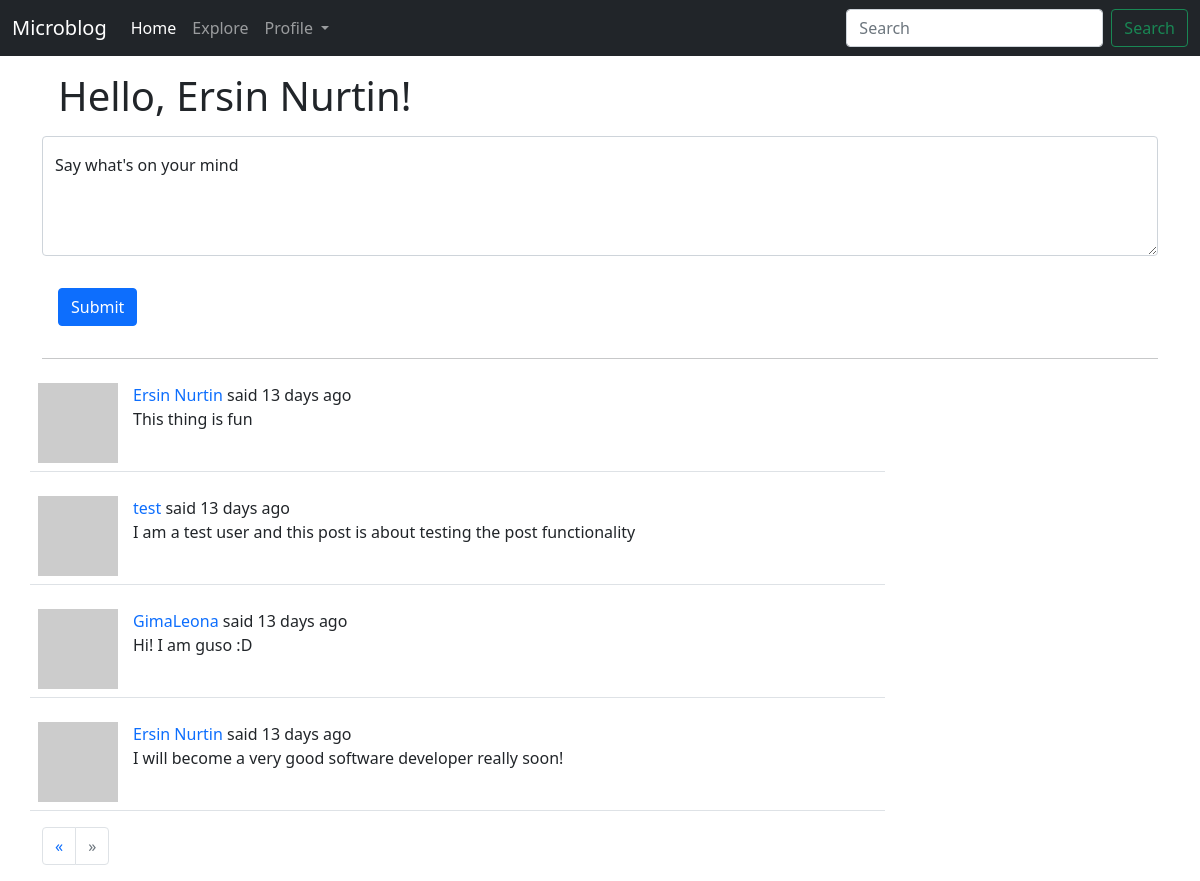
/home?page=2 (signed in), run on the app's committed database.
### app/models.py (models this page shows, shortened)
class User(UserMixin, db.Model):
	id = db.Column(db.Integer, primary_key=True)
	username = db.Column(db.String(64), index=True, unique=True)
	email = db.Column(db.String(120), index=True, unique=True)
	password_hash = db.Column(db.String(128))
	about_me = db.Column(db.String(140))
	last_seen = db.Column(db.DateTime, default=datetime.utcnow())
	posts = db.relationship('Post', backref='author', lazy='dynamic')
	followed = db.relationship(
		'User', secondary=followers,
		primaryjoin=(followers.c.follower_id == id),
		secondaryjoin=(followers.c.followed_id == id),
		backref=db.backref('followers', lazy='dynamic'), lazy='dynamic')
	def avatar(self, size):
		digest = md5(self.email.lower().encode('utf-8')).hexdigest()
		return f"https://www.gravatar.com/avatar/{digest}?d=identicon&s={size}"
	def followed_posts(self):
		followed = Post.query.join(followers, (followers.c.followed_id == Post.user_id)) \
			.filter(followers.c.follower_id == self.id)
		own = Post.query.filter_by(user_id=self.id)
		return followed.union(own).order_by(Post.timestamp.desc())

class SearchableMixin:
	@classmethod
	def before_commit(cls, session):
		session._changes = {
			'add': list(session.new),
			'update': list(session.dirty),
			'delete': list(session.deleted)
		}
	@classmethod
	def after_commit(cls, session):
		for obj in session._changes['add']:
			if isinstance(obj, SearchableMixin):
				add_to_index(obj.__tablename__, obj)
		for obj in session._changes['update']:
			if isinstance(obj, SearchableMixin):
				add_to_index(obj.__tablename__, obj)
		for obj in session._changes['delete']:
			if isinstance(obj, SearchableMixin):
				remove_from_index(obj.__tablename__, obj)
		session._changes = None

class Post(SearchableMixin, db.Model):
	__searchable__ = ['body']
	id = db.Column(db.Integer, primary_key=True)
	body = db.Column(db.String(140))
	timestamp = db.Column(db.DateTime, index=True, default=datetime.utcnow)
	user_id = db.Column(db.Integer, db.ForeignKey('user.id'))
	language = db.Column(db.String(5))

### app/main/routes.py (the view, shortened to what this page needs)
@bp.route('/', methods=['GET', 'POST'])
@bp.route('/home', methods=['GET', 'POST'])
@login_required
def index():
	form = PostForm()
	page = request.args.get('page', 1, type=int)
	posts = current_user.followed_posts().paginate(
		page=page, per_page=current_app.config['POSTS_PER_PAGE'], error_out=False)
	next_url = url_for('main.index', page=posts.next_num) if posts.has_next else None
	prev_url = url_for('main.index', page=posts.prev_num) if posts.has_prev else None
	return render_template('index.html', title='Home Page',
	                       posts=posts.items, form=form, next_url=next_url, prev_url=prev_url)

### app/main/forms.py
class SearchForm(FlaskForm):
	q = StringField(_l('Search'), validators=[DataRequired()])
	s = SubmitField(_l('Search'))
	def __init__(self, *args, **kwargs):
		if 'formdata' not in kwargs:
			kwargs['formdata'] = request.args
		if 'meta' not in kwargs:
			kwargs['meta'] = {'csrf': False}
		super(SearchForm, self).__init__(*args, **kwargs)

class PostForm(FlaskForm):
	post = TextAreaField(_l("Say what's on your mind"), validators=[
		DataRequired(), Length(min=1, max=140)])
	submit = SubmitField(_l('Submit'))

### app/__init__.py (called while the page is built)
def get_locale():
	user = getattr(g, 'user', None)
	if user is not None:
		return user.locale
	return request.accept_languages.best_match(current_app.config['LANGUAGES'])

### app/main/routes.py (called while the page is built)
@bp.before_app_request
def before_request():
	if current_user.is_authenticated:
		current_user.last_seen = datetime.utcnow()
		db.session.commit()
		g.search_form = SearchForm()
	g.locale = str(get_locale())

### app/models.py (called while the page is built)
@login.user_loader
def load_user(user_id):
	return User.query.get(int(user_id))

### app/templates/index.html (shortened to what this page needs)
{% extends "layout.html" %}
{% block content %}
  <div class="container">
    <h1 class="mb-3 m-3">{{ _('Hello, %(username)s!', username=current_user.username) }}</h1>
    {% if form %}
    <form action="" method="post">
      <div class="form-floating row-cols-sm-3 mb-3">
        {{ form.post(style="height: 120px", class_="form-control", placeholder=form.post.label.text) }}
        <label>{{ form.post.label.text }}</label>
      </div>
      {{ form.submit(class_="btn btn-primary m-3 mb-3") }}
      <hr>
    </form>
    {% endif %}
  </div>
    {% for post in posts %}
        {% include '_post.html' %}
    {% endfor %}
  <div class="container">
    <nav>
      <ul class="pagination">
        <li class="page-item previous{% if not prev_url %} disabled{% endif %}">
          <a class="page-link" href="{{ prev_url or '#' }}" aria-label="Previous">
            <span aria-hidden="true">&laquo;</span>
          </a>
        </li>
        <li class="page-item next{% if not next_url %} disabled{% endif %}">
          <a class="page-link" href="{{ next_url or '#' }}" aria-label="Next">
            <span aria-hidden="true">&raquo;</span>
          </a>
        </li>
      </ul>
    </nav>
  </div>
{% endblock content %}

### app/templates/_post.html (shortened to what this page needs)
<div class="container">
    <table class="table table-hover">
      <tr class="row">
        <td class="col-1"><a href="{{ url_for('main.user', username=post.author.username) }}"><img src=" {{ post.author.avatar(70) }}" alt="user image"/></a>
        <td class="col-8">
          {{ _('%(username)s said %(when)s', username=user_link, when=moment(post.timestamp).fromNow()) }}
          <br>
          <p class="text-body"><span id="post{{ post.id }}">{{ post.body }}</span></p>
        </td>
      </tr>
    </table>
</div>

### data on the page
Post: body "This thing is fun"
Post: body "I am a test user and this post is about testing the post functionality"
Post: body "Hi! I am guso :D"
Post: body "I will become a very good software developer really soon!"
